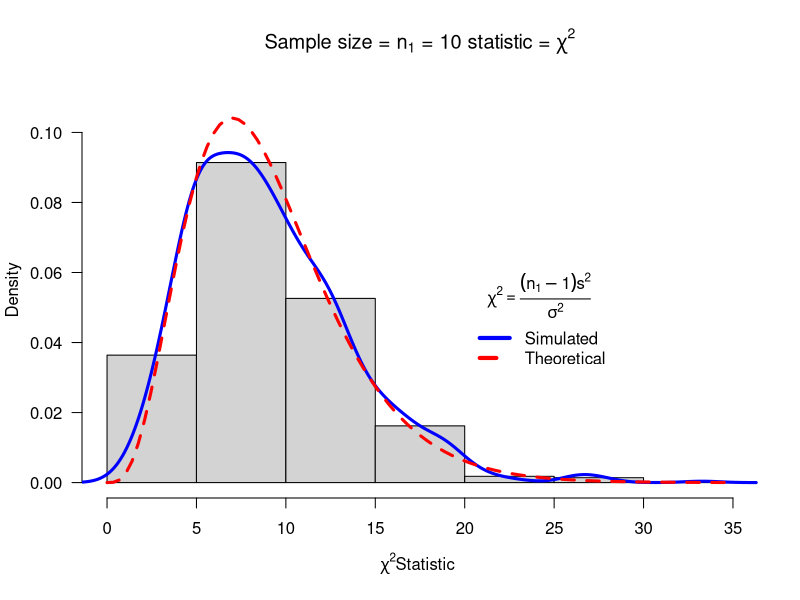
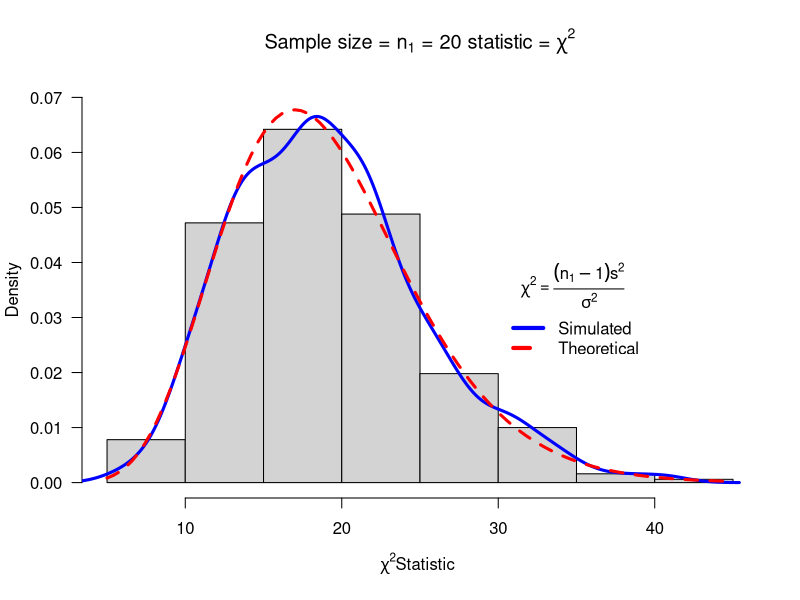
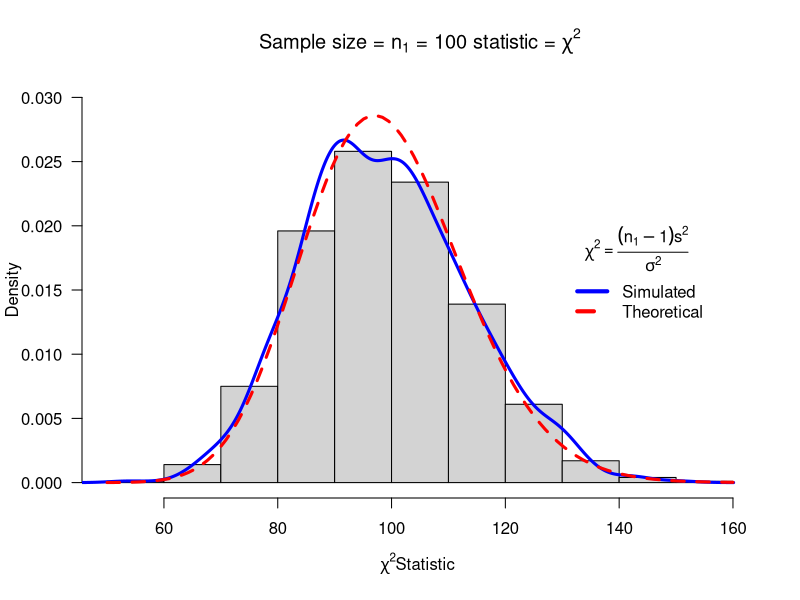
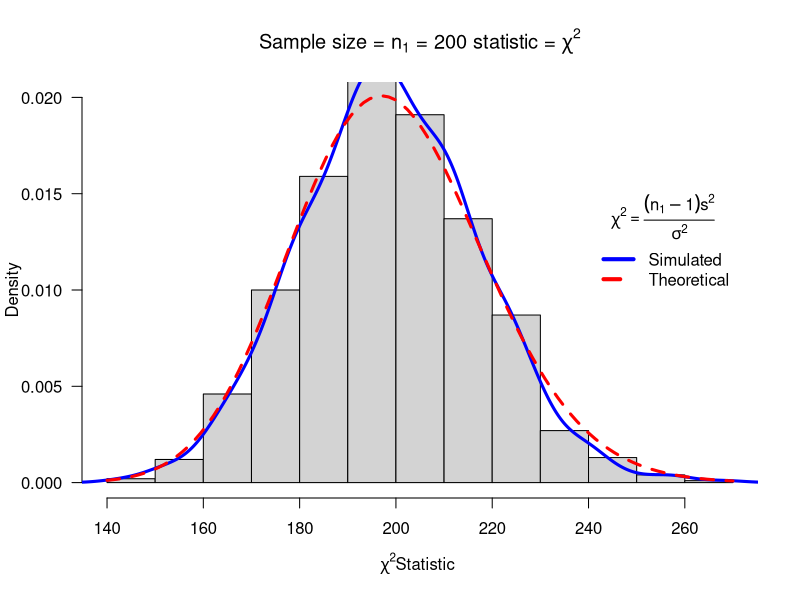
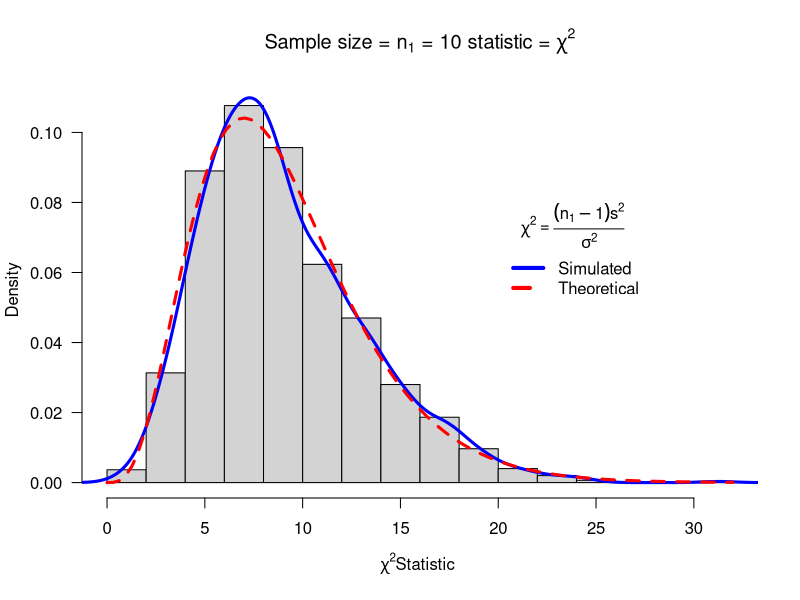
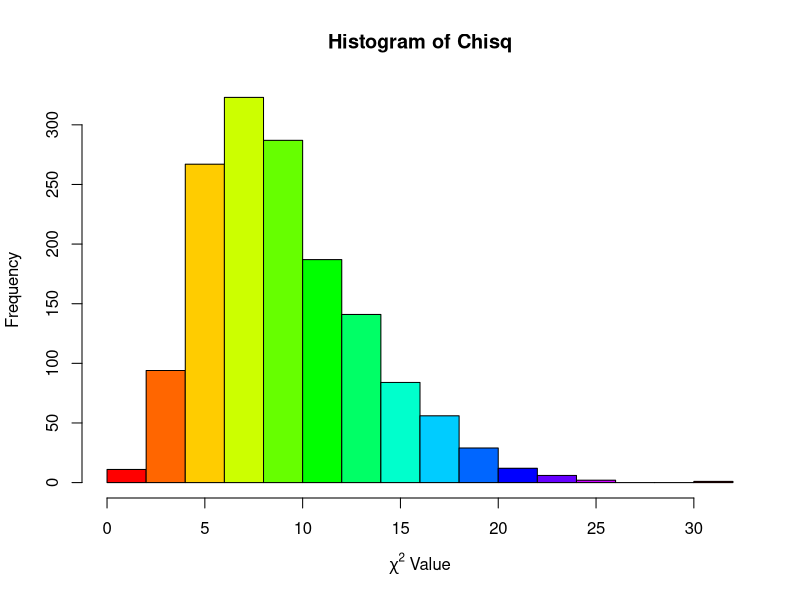
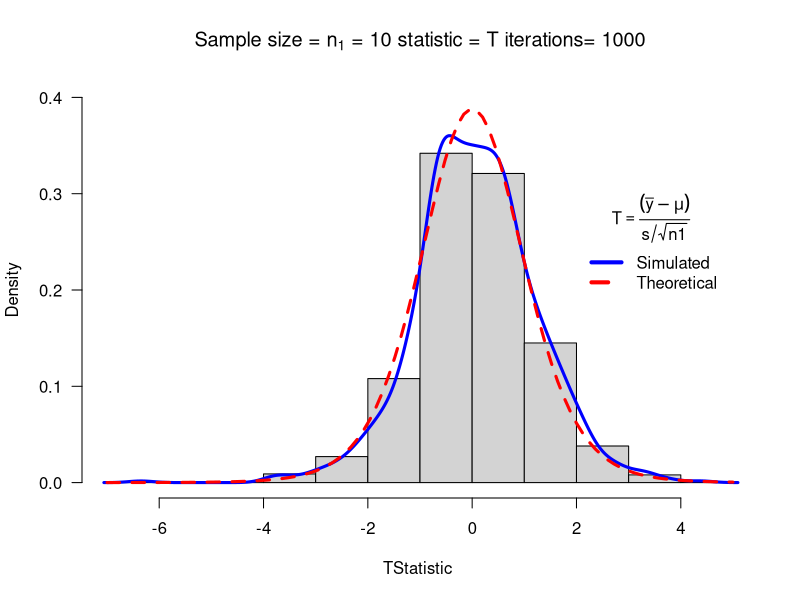
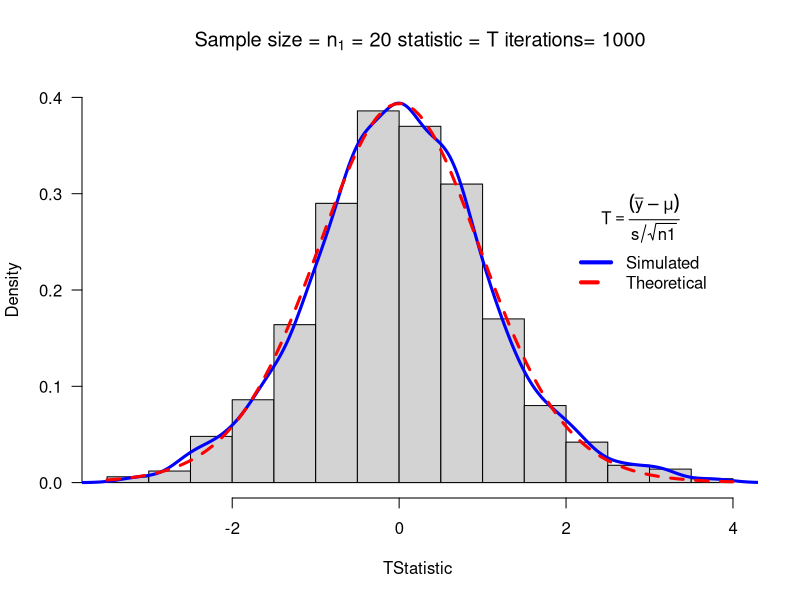

The R source for these figures, in order:
## ---- chunk 1
knitr::opts_chunk$set(echo = TRUE)
## ---- chunk 2
getwd()
## ---- chunk 3
mychisim<-function(n1=10,sigma1=3,mean1=5,iter=1000,ymax=0.1,x=20, y=0.1){    # adjust ymax to make graph fit
y1=rnorm(n1*iter,mean=mean1,sd=sigma1)# generate iter samples of size n1
#n1*iter is the size of the matrix where each iter column is a new sample of the population
data1.mat=matrix(y1,nrow=n1,ncol=iter,byrow=TRUE) # Each column is a sample size n1

ssq1=apply(data1.mat,2,var) # ssq1 is s squared

w=(n1-1)*ssq1/sigma1^2      #chi-sq stat

hist(w,freq=FALSE, ylim=c(0,ymax), # Histogram with annotation
main=substitute(paste("Sample size = ",n[1]," = ",n1," statistic = ",chi^2)),
xlab=expression(paste(chi^2, "Statistic",sep=" ")), las=1)
lines(density(w),col="Blue",lwd=3) # add a density plot
curve(dchisq(x,n1-1),add=TRUE,col="Red",lty=2,lwd=3) # add a theoretical curve
title=expression(chi^2==frac((n[1]-1)*s^2,sigma^2)) #mathematical annotation -see ?plotmath
legend(x,y,c("Simulated","Theoretical"),col=c("Blue","Red"),lwd=4,lty=1:2,bty="n",title=title) # Legend #
invisible(list(w=w,summary=summary(w),sd=sd(w),fun="Chi-sq")) # some output to use if needed
}
## ---- chunk 4
mychisim(n1 = 10,iter = 1000,mean1 = 10,sigma1 = 4,x = 20,y = .06,ymax = .11)
mychisim(n1 = 20,iter = 1000,mean1 = 10,sigma1 = 4,x = 30,y = .04,ymax = .07)
mychisim(n1 = 100,iter = 1000,mean1 = 10,sigma1 = 4,ymax = .03,x = 130,y = .020)
mychisim(n1 = 200,iter = 1000,mean1 = 10,sigma1 = 4,ymax = .02,x = 240,y = .015)
## ---- chunk 5
chisq = mychisim(n1 = 10,iter = 1500,mean1 = 20,sigma1 = 10,ymax = .11,x = 20,y = .08)
hist(chisq$w,main = "Histogram of Chisq",col = rainbow(15),xlab = expression(paste(chi^2," Value")))
## ---- chunk 6
myTsim<-function(n1=10,sigma1=3,mean1=5,iter=1000,ymax=0.1,x=2,y=0.3,...){    # adjust ymax to make graph fit
y1=rnorm(n1*iter,mean=mean1,sd=sigma1)# generate iter samples of size n1

data1.mat=matrix(y1,nrow=n1,ncol=iter,byrow=TRUE) # Each column is a sample size n1

sd1=apply(data1.mat,2,sd) # sd
ybar=apply(data1.mat,2,mean)  # mean

w=(ybar-mean1)/(sd1/sqrt(n1))      #T stat

hist(w,freq=FALSE, ylim=c(0,ymax), # Histogram with annotation
main=substitute(paste("Sample size = ",n[1]," = ",n1," statistic = ",T," iterations= ",iter)),
xlab=expression(paste(T, "Statistic",sep=" ")), las=1)
lines(density(w),col="Blue",lwd=3) # add a density plot
curve(dt(x,n1-1),add=TRUE,col="Red",lty=2,lwd=3) # add a theoretical curve
title=expression(T==frac((bar(y)-mu),s/sqrt(n1))) #mathematical annotation -see ?plotmath
legend(x,y,c("Simulated","Theoretical"),col=c("Blue","Red"),lwd=4,lty=1:2,bty="n",title=title) # Legend #
invisible(list(w=w,summary=summary(w),sd=sd(w),fun="T")) # some output to use if needed
}
## ---- chunk 7
myTsim(n1 = 10,iter = 1000,mean1 = 10,sigma1 = 4,ymax = .4)
myTsim(n1 = 20,iter = 1000,mean1 = 10,sigma1 = 4,ymax = .4)
myTsim(n1 = 100,iter = 1000,mean1 = 10,sigma1 = 4,ymax = .4,x = -3.5)
myTsim(n1 = 200,iter = 1000,mean1 = 10,sigma1 = 4,ymax = .4)
## ---- chunk 8
T <- myTsim(n1 = 10,iter = 1500,mean1 = 20,sigma1 = 10,ymax = .4)
hist(T$w,xlab = "T Value",col = rainbow(15))
